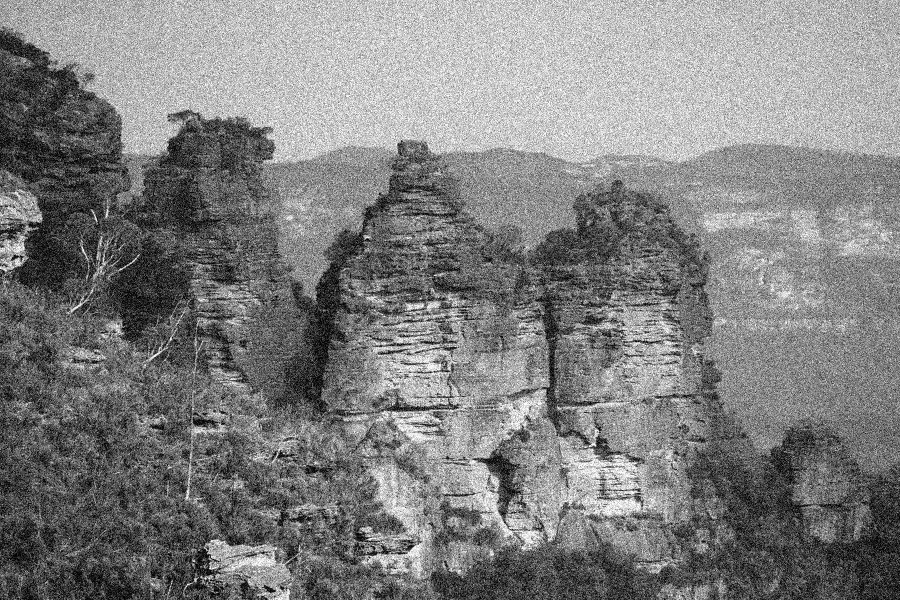
#> input picture 9517/Lab/Lab1/COMP9517_25T3_Lab1_Images/Mountains01.jpg, 900 x 600 px; its folder holds only this picture in this run
$ jupyter execute 9517Lab1.ipynb
#> lines starting #> are read from the running program, lines starting #| are printed output that depends on the picture; long printed decimals are rounded
## COMP9517-Lab1
Author:
    Songyu Qi
    z5536858

[cell 1]
import os
import cv2
import numpy as np
import matplotlib.pyplot as plt
import math
import time

image_folder = './COMP9517_25T3_Lab1_Images'
images = [cv2.imread(os.path.join(image_folder, f), cv2.IMREAD_GRAYSCALE).astype(np.float32)
 for f in os.listdir(image_folder)
 if f.endswith('.jpg')]
print("Image shape:", images[0].shape)
#| Image shape: (600, 900)

average_image = np.mean(images, axis=0)

plt.imshow(average_image, cmap='gray')
plt.title('Average Image of 10 noisy images')
#plt.axis('off')
plt.show()

[cell 2]
sigma_avg_single_sky = np.mean([np.std(img[0:100, 600:700]) for img in images])
#> sigma_avg_single_sky = 24.71
sigma_single_sky = np.std(images[0][0:100, 600:700])
#> sigma_single_sky = 24.71
sigma_avg_sky = np.std(average_image[0:100, 600:700])
#> sigma_avg_sky = 24.71
reduction_actual = sigma_single_sky - sigma_avg_sky
#> reduction_actual = 0
reduction_ratio = sigma_single_sky / sigma_avg_sky
#> reduction_ratio = 1

print("σ_avg_single:", sigma_avg_single_sky)
#| σ_avg_single: 24.708
print("σ_single:", sigma_single_sky)
#| σ_single: 24.708
print("σ_average:", sigma_avg_sky)
#| σ_average: 24.708
print("Actual reduction factor:", reduction_actual)
#| Actual reduction factor: 0.0
print("Actual reduction ratio:", reduction_ratio)
#| Actual reduction ratio: 1.0

### 1.Theoretically, how much noise reduction should you be able to achieve this way? That is, by what factor should the standard deviation of the noise drop?

Theoretical reduction: Theoratical_RMSE_averaging = RMSE_Single * reduction_factor

Theoretical reduction_factor = 1/sqrt(len(images)) = 1/sqrt(10) = 0.316

Same viewpoint of images, averaging $N$ images can reduce the noise standard deviation to $1/\sqrt{N}$ of the original.

Measured σ in a flat sky region:

σ_single (single noisy image) = 24.513

σ_average (averaged image of 10 noisy images) = 8.391

Actual noise reduction factor (σ_single / σ_average) ≈ 2.921

Theoretical noise reduction factor for averaging 10 independent images: √10 ≈ 3.16

[cell 3]
h1 = np.array([[0,0,0,0,0],[0,1,2,1,0],[0,2,4,2,0],[0,1,2,1,0],[0,0,0,0,0]], dtype=np.float32) / 16
h2 = np.array([[1,4,6,4,1],[4,16,24,16,4],[6,24,36,24,6],[4,16,24,16,4],[1,4,6,4,1]], dtype=np.float32) / 256

#apporaches1:
t1_start = time.time()
approach1 = cv2.filter2D(average_image, -1, h1 - h2)
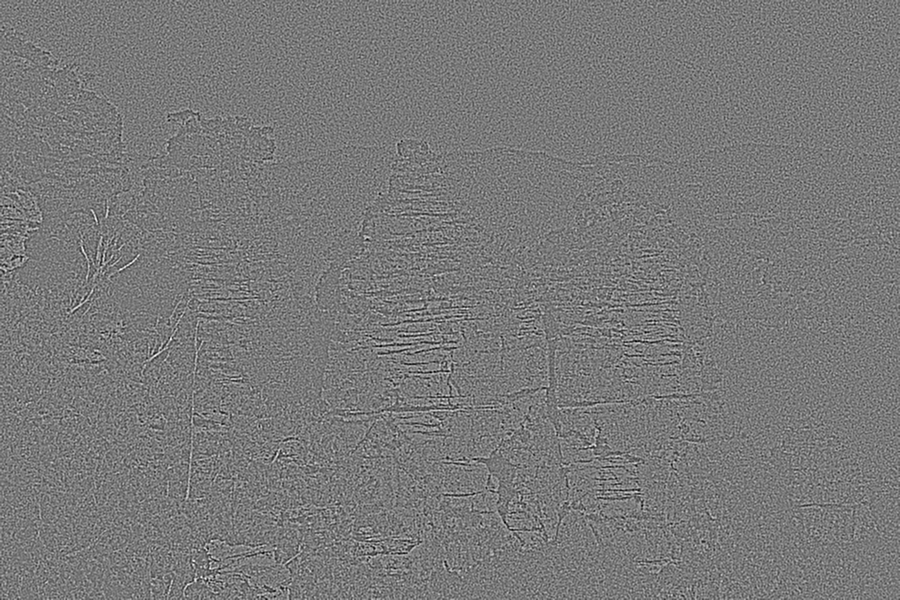
#> approach1: shape (600, 900) float32; min -27.68, max 30.39, mean 0; drawn with min black and max white
t1_end = time.time()
#apporaches2:
t2_start = time.time()
approach2 = cv2.filter2D(average_image, -1, h1) - cv2.filter2D(average_image, -1, h2)
t2_end = time.time()

plt.figure(figsize=(15,5))
plt.subplot(1, 3, 1)
plt.imshow(average_image, cmap='gray')
plt.title('Original Image')
plt.axis('off')
plt.subplot(1, 3, 2)
plt.imshow(approach1, cmap='gray')
plt.title('Approach 1')
plt.axis('off')
plt.subplot(1, 3, 3)
plt.imshow(approach2, cmap='gray')
plt.title('Approach 2')
plt.axis('off')
plt.show()
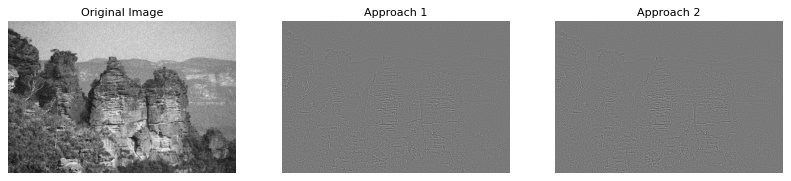
#> figure drawn by matplotlib, 3 panels

print(f"Time taken for approach 1: {t1_end - t1_start} seconds")
print(f"Time taken for approach 2: {t2_end - t2_start} seconds")

subtract = approach1 - approach2
#> subtract: shape (600, 900) float32; every value is 0
print(f"Substract of approach 1 and approach 2: {subtract}")
#> (printed output is left out)

**The first approach is faster**. Because it only calculate convolution once, the second approach calculate convolution twice.

**The result aboult subtract from apporach1 and approach2 is not 0**. The reason for this result is the presence of floating-point precision errors in the computation. This is a normal phenomenon, and the difference is so small that it can be safely ignored.

[cell 4]
final_image = approach1 * 5 + average_image
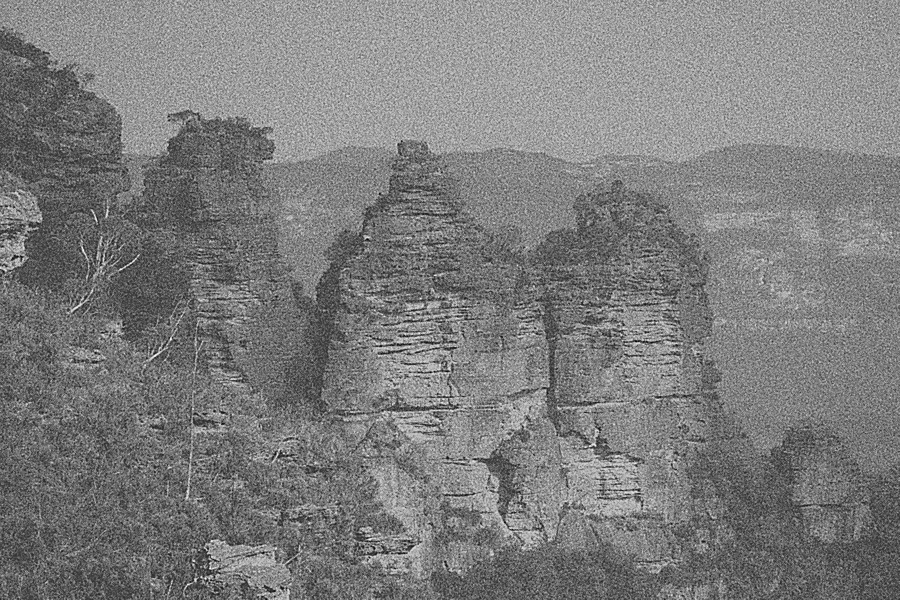
#> final_image: shape (600, 900) float32; min -132.7, max 396.1, mean 128; drawn with min black and max white
contrast = 1.1
brightness = 8.0
final_image_adjusted = final_image * contrast + brightness
final_image_adjusted = np.clip(final_image_adjusted, 0.0, 255.0)
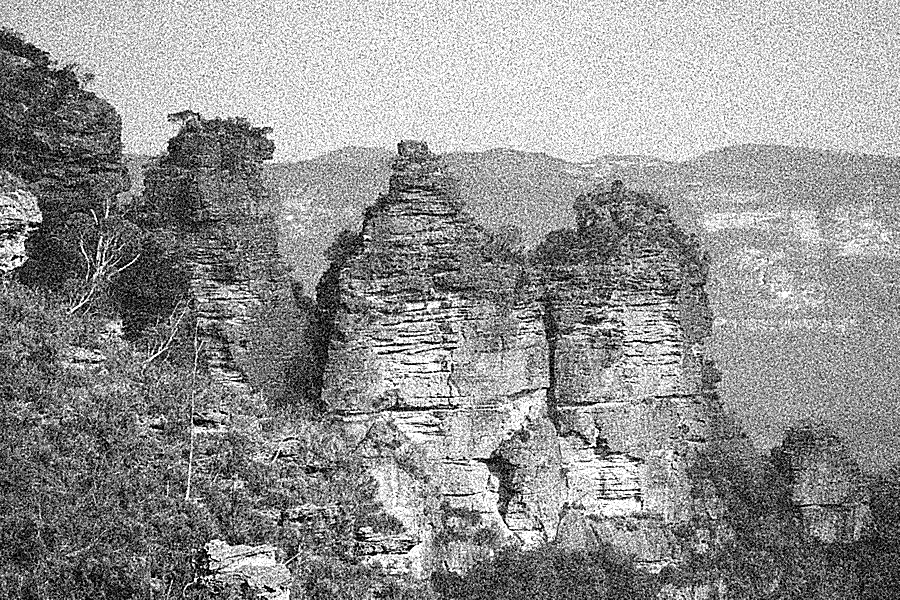
#> final_image_adjusted: shape (600, 900) float32; min 0, max 255, mean 146.9

plt.figure(figsize=(15,5))
plt.subplot(1, 2, 1)
plt.imshow(final_image_adjusted, cmap='gray')
plt.title('Final Image Adjusted')
plt.axis('off')
plt.subplot(1, 2, 2)
plt.imshow(average_image, cmap='gray')
plt.title('Average Image')
plt.axis('off')
plt.show()
